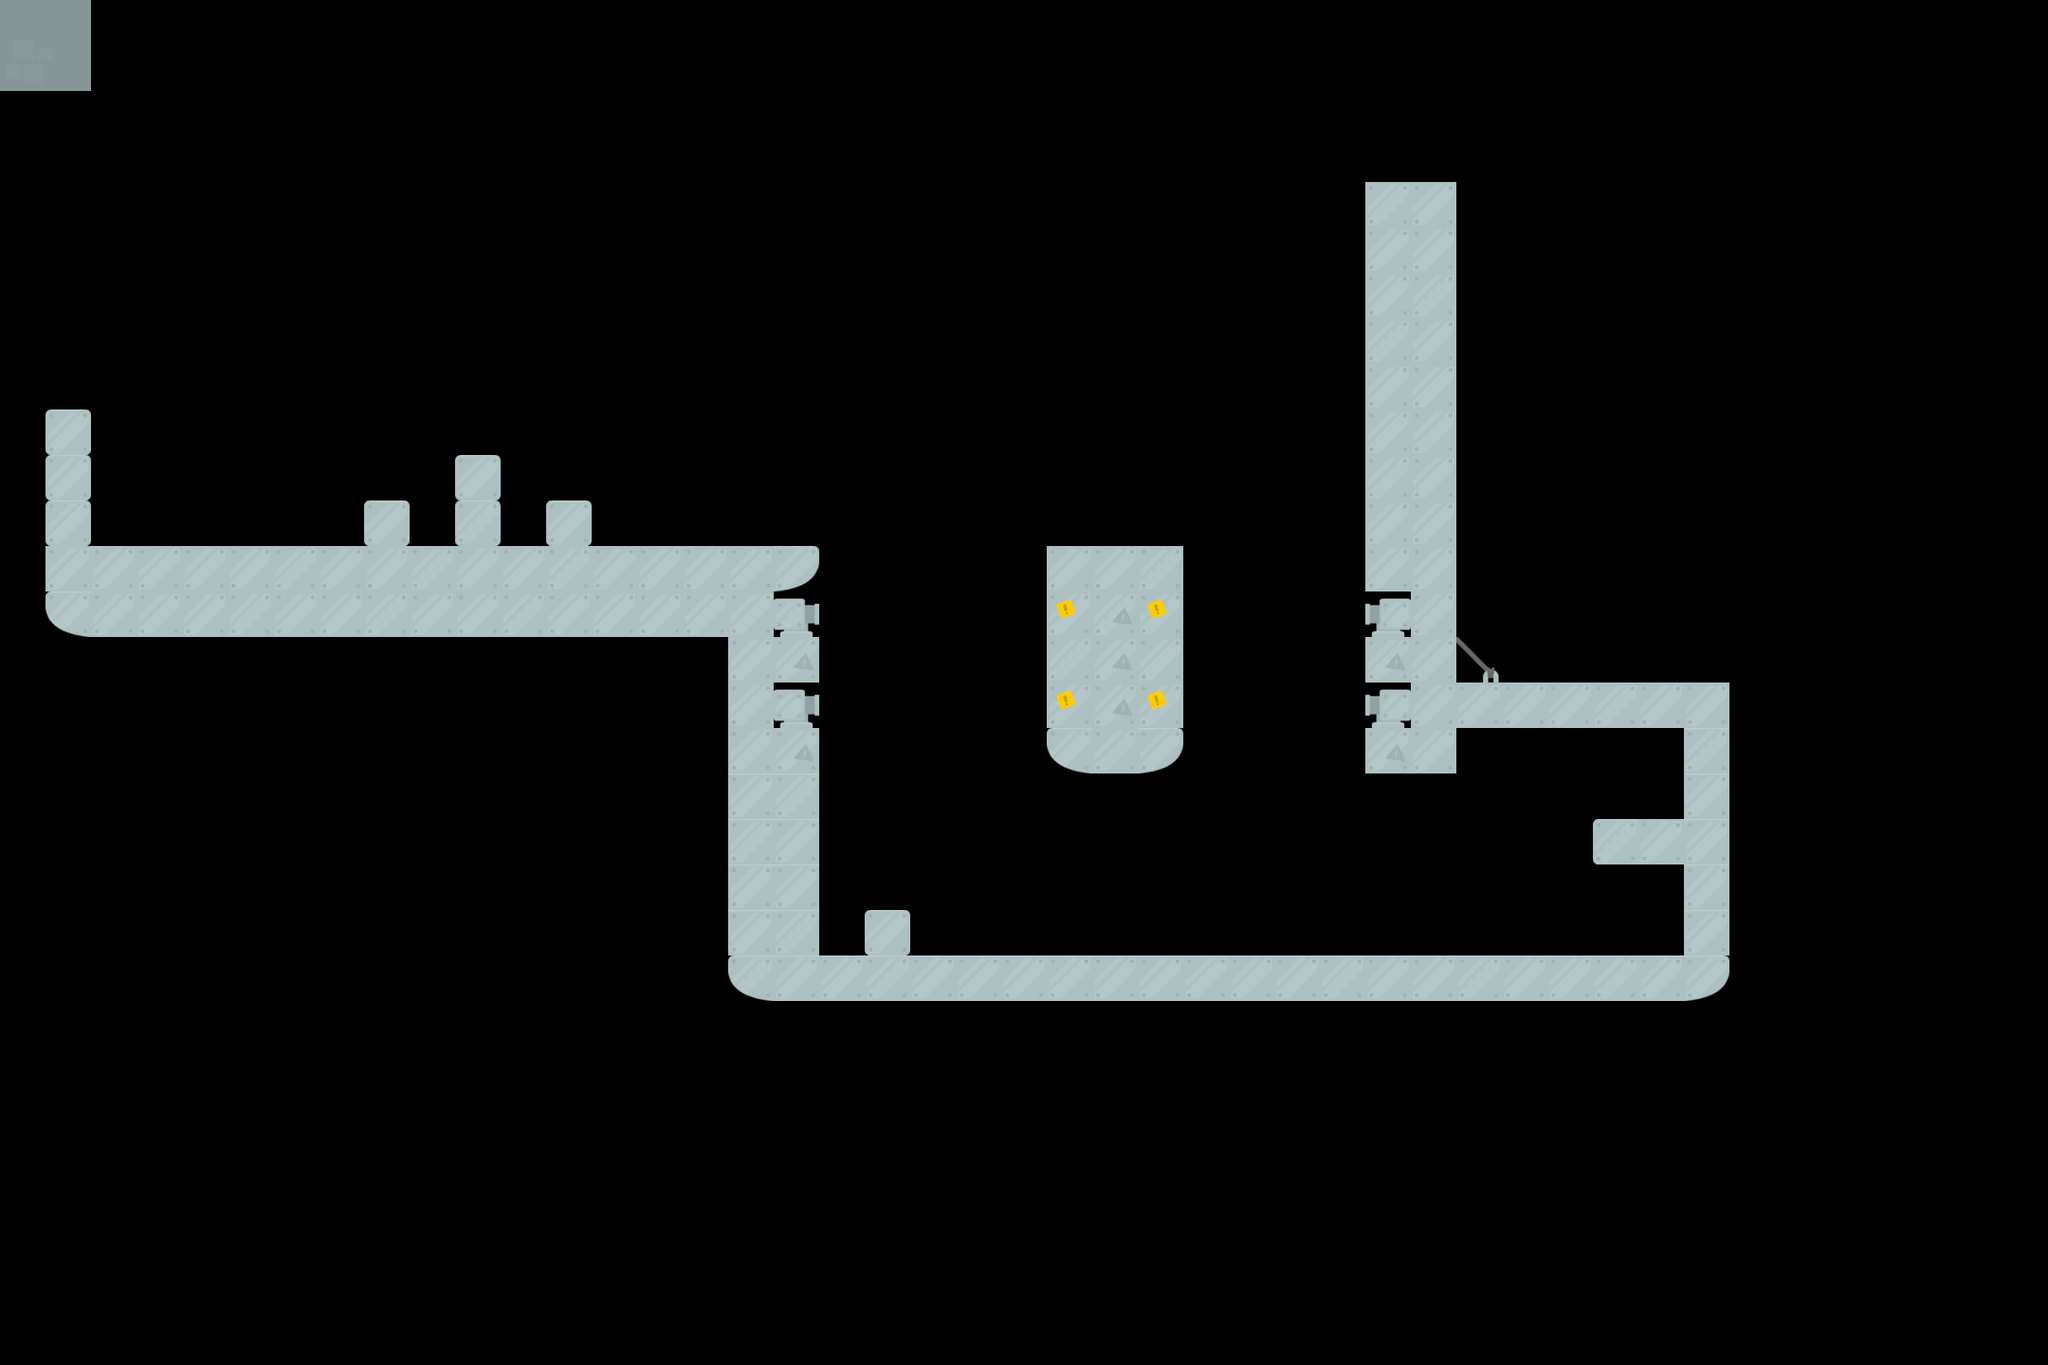

A level layout from a 2D game, rendered from its tile map. Below: a short description, then the map file with tile-grid data replaced by summaries:
An orthogonal 45x30 tile map with 48x48 px tiles, 1 tile layer (Map), 3 tilesets, 1 image layer and 26 objects.

<map version="1.0" orientation="orthogonal" renderorder="right-down" width="45" height="30" tilewidth="48" tileheight="48" nextobjectid="103">
 <properties>
  <property name="levelName" value="A Little Toss" />
 </properties>
 <tileset firstgid="1" name="tiles" tilewidth="48" tileheight="48">
  <image source="../images/tiles.png" width="384" height="288" />
  <tile id="9">
   <properties>
    <property name="Class" value="GoalZone" />
   </properties>
  </tile>
 </tileset>
 <tileset firstgid="49" name="robros" tilewidth="48" tileheight="48">
  <image source="../images/robros.png" width="240" height="98" />
  <tile id="0">
   <properties>
    <property name="Class" value="Robro" />
    <property name="color" value="blue" />
   </properties>
  </tile>
  <tile id="1">
   <properties>
    <property name="Class" value="Robro" />
    <property name="color" value="blue" />
   </properties>
  </tile>
  <tile id="2">
   <properties>
    <property name="Class" value="Robro" />
    <property name="color" value="blue" />
   </properties>
  </tile>
  <tile id="3">
   <properties>
    <property name="Class" value="Robro" />
    <property name="color" value="blue" />
   </properties>
  </tile>
  <tile id="4">
   <properties>
    <property name="Class" value="Robro" />
    <property name="color" value="blue" />
   </properties>
  </tile>
  <tile id="5">
   <properties>
    <property name="Class" value="Robro" />
    <property name="color" value="red" />
   </properties>
  </tile>
  <tile id="6">
   <properties>
    <property name="Class" value="Robro" />
    <property name="color" value="red" />
   </properties>
  </tile>
  <tile id="7">
   <properties>
    <property name="Class" value="Robro" />
    <property name="color" value="red" />
   </properties>
  </tile>
  <tile id="8">
   <properties>
    <property name="Class" value="Robro" />
    <property name="color" value="red" />
   </properties>
  </tile>
  <tile id="9">
   <properties>
    <property name="Class" value="Robro" />
    <property name="color" value="red" />
   </properties>
  </tile>
 </tileset>
 <tileset firstgid="59" name="interactive" tilewidth="48" tileheight="48" spacing="1">
  <image source="../images/interactive.png" width="48" height="1470" />
  <tile id="0">
   <properties>
    <property name="Class" value="GoalZone" />
   </properties>
  </tile>
  <tile id="5">
   <properties>
    <property name="Class" value="Laser" />
    <property name="color" value="Blue" />
    <property name="direction" value="Burst" />
   </properties>
  </tile>
  <tile id="6">
   <properties>
    <property name="Class" value="Laser" />
    <property name="color" value="Blue" />
    <property name="direction" value="Horizontal" />
   </properties>
  </tile>
  <tile id="7">
   <properties>
    <property name="Class" value="Laser" />
    <property name="color" value="Blue" />
    <property name="direction" value="Vertical" />
   </properties>
  </tile>
  <tile id="8">
   <properties>
    <property name="Class" value="Laser" />
    <property name="color" value="Green" />
    <property name="direction" value="Burst" />
   </properties>
  </tile>
  <tile id="9">
   <properties>
    <property name="Class" value="Laser" />
    <property name="color" value="Green" />
    <property name="direction" value="Horizontal" />
   </properties>
  </tile>
  <tile id="10">
   <properties>
    <property name="Class" value="Laser" />
    <property name="color" value="Green" />
    <property name="direction" value="Vertical" />
   </properties>
  </tile>
  <tile id="11">
   <properties>
    <property name="Class" value="Laser" />
    <property name="color" value="Red" />
    <property name="direction" value="Burst" />
   </properties>
  </tile>
  <tile id="12">
   <properties>
    <property name="Class" value="Laser" />
    <property name="color" value="Red" />
    <property name="direction" value="Horizontal" />
   </properties>
  </tile>
  <tile id="13">
   <properties>
    <property name="Class" value="Laser" />
    <property name="color" value="Red" />
    <property name="direction" value="Vertical" />
   </properties>
  </tile>
  <tile id="14">
   <properties>
    <property name="Class" value="Switch" />
    <property name="color" value="Blue" />
    <property name="state" value="Off" />
   </properties>
  </tile>
  <tile id="15">
   <properties>
    <property name="Class" value="Switch" />
    <property name="color" value="Blue" />
    <property name="state" value="On" />
   </properties>
  </tile>
  <tile id="16">
   <properties>
    <property name="Class" value="Switch" />
    <property name="color" value="Green" />
    <property name="state" value="Off" />
   </properties>
  </tile>
  <tile id="17">
   <properties>
    <property name="Class" value="Switch" />
    <property name="color" value="Green" />
    <property name="state" value="On" />
   </properties>
  </tile>
  <tile id="18">
   <properties>
    <property name="Class" value="Switch" />
    <property name="color" value="Red" />
    <property name="state" value="Off" />
   </properties>
  </tile>
  <tile id="19">
   <properties>
    <property name="Class" value="Switch" />
    <property name="color" value="Red" />
    <property name="state" value="On" />
   </properties>
  </tile>
  <tile id="20">
   <properties>
    <property name="Class" value="Switch" />
    <property name="color" value="Yellow" />
    <property name="state" value="Off" />
   </properties>
  </tile>
  <tile id="21">
   <properties>
    <property name="Class" value="Switch" />
    <property name="color" value="Yellow" />
    <property name="state" value="On" />
   </properties>
  </tile>
  <tile id="22">
   <properties>
    <property name="Class" value="Laser" />
    <property name="color" value="Yellow" />
    <property name="direction" value="Burst" />
   </properties>
  </tile>
  <tile id="23">
   <properties>
    <property name="Class" value="Laser" />
    <property name="color" value="Yellow" />
    <property name="direction" value="Horizontal" />
   </properties>
  </tile>
  <tile id="24">
   <properties>
    <property name="Class" value="Laser" />
    <property name="color" value="Yellow" />
    <property name="direction" value="Vertical" />
   </properties>
  </tile>
 </tileset>
 <imagelayer name="Background">
  <image source="../images/bg_castle.png" />
  <properties>
   <property name="speedX" value="0.5" />
   <property name="speedY" value="0.5" />
  </properties>
 </imagelayer>
 <layer name="Map" width="45" height="30">
  <properties>
   <property name="collision" value="true" />
  </properties>
  <data>[1350 cells, 826 non-empty, 12 distinct tile ids]</data>
 </layer>
 <objectgroup name="Interactive">
  <properties>
   <property name="Class" value="GoalZone" />
  </properties>
  <object id="77" gid="59" x="1728" y="864" />
  <object id="79" gid="59" x="1728" y="1008" />
  <object id="80" gid="65" x="864" y="670" />
  <object id="81" gid="65" x="911" y="670" />
  <object id="82" gid="65" x="959" y="670" />
  <object id="83" gid="65" x="1007" y="670" />
  <object id="84" gid="65" x="1055" y="670" />
  <object id="85" gid="65" x="864" y="767" />
  <object id="86" gid="65" x="912" y="767" />
  <object id="87" gid="65" x="960" y="767" />
  <object id="88" gid="65" x="1008" y="767" />
  <object id="89" gid="65" x="1055" y="767" />
  <object id="90" gid="64" x="1082" y="670" />
  <object id="91" gid="64" x="1082" y="767" />
  <object id="92" gid="71" x="1392" y="671" />
  <object id="93" gid="71" x="1344" y="671" />
  <object id="94" gid="71" x="1296" y="671" />
  <object id="95" gid="71" x="1249" y="671" />
  <object id="96" gid="71" x="1392" y="767" />
  <object id="97" gid="71" x="1344" y="767" />
  <object id="98" gid="71" x="1296" y="767" />
  <object id="99" gid="71" x="1250" y="767" />
  </objectgroup>
 <objectgroup name="Bros">
  <!-- 2 objects omitted --></objectgroup>
</map>
<!-- 4 of 26 objects omitted -->